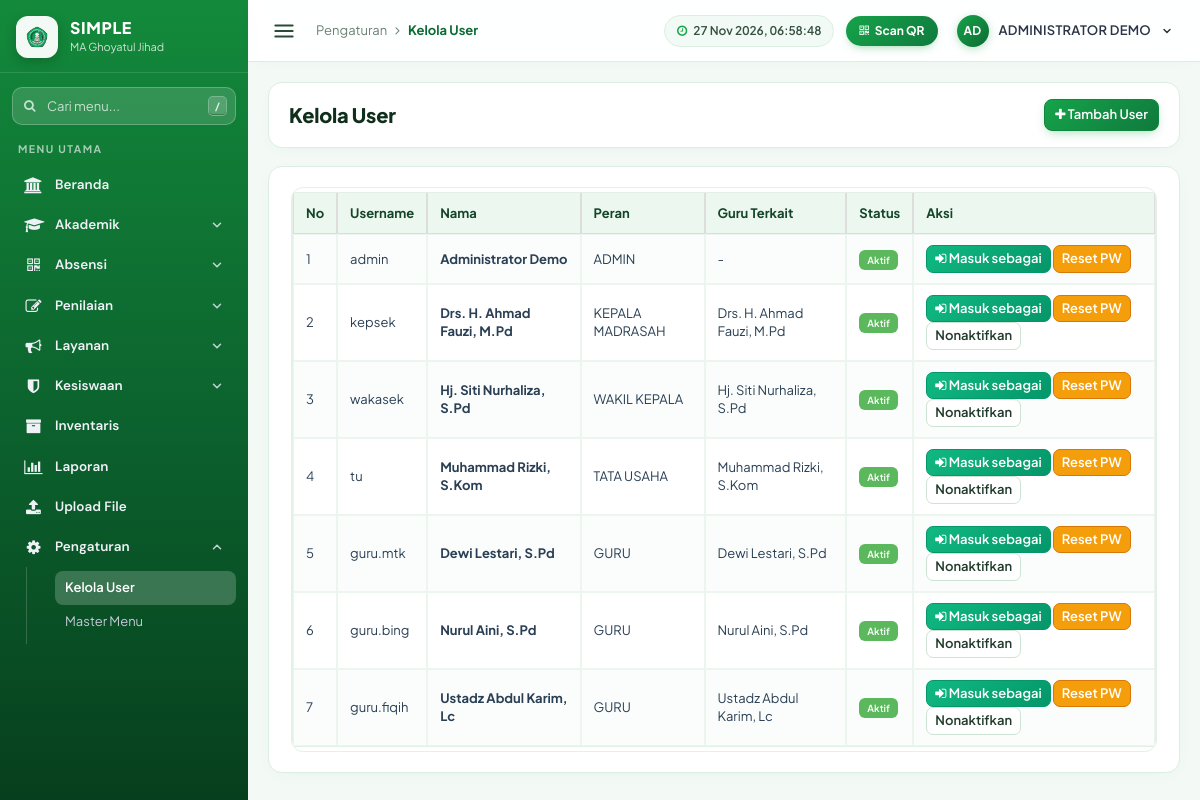
The page /index.php?page=Users (signed in) on the database its author committed.
### tables this page shows
CREATE TABLE `master_user` (
  `user_id` int NOT NULL,
  `user_name` varchar(50) NOT NULL,
  `user_password` varchar(255) NOT NULL,
  `user_fullname` varchar(120) NOT NULL,
  `user_role` varchar(30) NOT NULL DEFAULT 'GURU',
  `guru_id` int DEFAULT NULL,
  `user_status` tinyint NOT NULL DEFAULT '1'
);

CREATE TABLE `guru` (
  `id` int NOT NULL,
  `nip` varchar(30) NOT NULL,
  `nama` varchar(120) NOT NULL,
  `jenis_kelamin` char(1) NOT NULL DEFAULT 'L',
  `mapel` varchar(100) DEFAULT NULL,
  `jabatan` varchar(100) DEFAULT NULL,
  `status_kepegawaian` varchar(30) NOT NULL DEFAULT 'GTY',
  `no_hp` varchar(30) DEFAULT NULL,
  `email` varchar(100) DEFAULT NULL,
  `status` varchar(10) NOT NULL DEFAULT 'Active',
  `foto` varchar(100) DEFAULT NULL
);

### index.php (called while the page is built, shortened)
<?php
require_once __DIR__ . '/library/helpers.php';
$routes = [
    'Dashboard' => 'pages/home.php',
    'Data-Siswa' => 'pages/siswa.php',
    'Data-Guru' => 'pages/guru.php',
    'Data-Kelas' => 'pages/kelas.php',
    'Absen-Scan' => 'pages/absen_scan.php',
    'Absen-Siswa' => 'pages/absen_siswa.php',
    'Absen-Guru' => 'pages/absen_guru.php',
    'Cetak-Kartu' => 'pages/kartu.php',
    'Profile' => 'pages/profile.php',
    'User-Guide' => 'pages/help.php',
    'Help' => 'pages/help.php',
    'Users' => 'pages/users.php',
    'Upload-File' => 'pages/upload_file.php',
    'Tahun-Ajaran' => 'pages/tahun_ajaran.php',
    'Mata-Pelajaran' => 'pages/mapel.php',
    'Jadwal' => 'pages/jadwal.php',
    'Perizinan' => 'pages/perizinan.php',
    'Pengumuman' => 'pages/pengumuman.php',
    'Kenaikan-Kelas' => 'pages/kenaikan.php',
    'Input-Nilai' => 'pages/nilai.php',
    'Rapor' => 'pages/rapor.php',
    'Cetak-Rapor' => 'pages/cetak_rapor.php',
    'Laporan' => 'pages/laporan.php',
    'Pelanggaran' => 'pages/pelanggaran.php',
    'Inventaris' => 'pages/inventaris.php',
    'Master-Menu' => 'pages/master_menu.php',
];
$page = $_GET['page'] ?? 'Dashboard';
require __DIR__ . '/' . $routes[$page];

### library/helpers.php (called while the page is built, shortened)
<?php
function e($s) { return htmlspecialchars((string)$s, ENT_QUOTES, 'UTF-8'); }
function qall($db, $sql, $types = '', $p = []) {
    $st = $db->prepare($sql);
    $st->execute();
    return $st->get_result()->fetch_all(MYSQLI_ASSOC);
}

### pages/users.php (the view, shortened to what this page needs)
<?php
$db = $koneksidb;
$rows = qall($db, "SELECT u.*, g.nama AS guru FROM master_user u LEFT JOIN guru g ON g.id = u.guru_id ORDER BY FIELD(u.user_role,'ADMIN','KEPALA MADRASAH','WAKIL KEPALA','TATA USAHA','GURU'), u.user_fullname");
include "header.php";
?>
<div class="right_col" role="main">
  <div class="page-title"><div class="title_left"><h3>Kelola User</h3></div>
    <div class="title_right"><button class="btn btn-primary btn-sm" data-toggle="modal" data-target="#mdlAdd"><i class="fa fa-plus"></i> Tambah User</button></div></div>
  <div class="x_panel"><div class="x_content table-responsive">
    <table id="tbl" class="table table-bordered table-striped" width="100%">
      <thead><tr><th>No</th><th>Username</th><th>Nama</th><th>Peran</th><th>Guru Terkait</th><th>Status</th><th>Aksi</th></tr></thead>
      <tbody><?php foreach ($rows as $i => $r): ?>
        <tr><td><?= $i + 1 ?></td><td><?= e($r['user_name']) ?></td><td><b><?= e($r['user_fullname']) ?></b></td><td><?= e($r['user_role']) ?></td><td><?= e($r['guru'] ?: '-') ?></td>
          <td><span class="label label-<?= $r['user_status'] ? 'success' : 'default' ?>"><?= $r['user_status'] ? 'Aktif' : 'Nonaktif' ?></span></td>
          <td><form method="POST" style="display:inline"><input type="hidden" name="user_id" value="<?= (int)$r['user_id'] ?>">
            <button name="act" value="loginas" class="btn btn-success btn-xs"><i class="fa fa-sign-in"></i> Masuk sebagai</button>
            <button name="act" value="reset" class="btn btn-warning btn-xs" onclick="return confirm('Reset password ke demo1234?')">Reset PW</button>
            <?php if ($r['user_role'] !== 'ADMIN'): ?><button name="act" value="toggle" class="btn btn-default btn-xs"><?= $r['user_status'] ? 'Nonaktifkan' : 'Aktifkan' ?></button><?php endif; ?></form></td></tr>
      <?php endforeach; ?></tbody>
    </table>
  </div></div>
</div>
<?php include "footer.php"; ?>

### assets/css/simple.css (style rules this page uses)
:root { --bg: #060a13; --panel: #0c1220; --card: #111a2d; --card-hover: #16223a; --line: #1e2a45; --fg: #e9eef8; --muted: #92a0bd; --green: #25b84f; --green-soft: rgba(37, 184, 79, .14); --amber: #fcb900; --amber-soft: rgba(252, 185, 0, .14); --danger: #ff6b6b; --font-display: "Sora", "Segoe UI", system-ui, sans-serif; --font-body: "Plus Jakarta Sans", "Segoe UI", system-ui, sans-serif; color-scheme: dark; }
* { box-sizing: border-box; }
html, body { height: 100%; }
body { background: var(--bg); color: var(--fg); font-family: var(--font-body); font-size: 15px; line-height: 1.5; padding-left: max(0px, env(safe-area-inset-left, 0px)); padding-right: max(0px, env(safe-area-inset-right, 0px)); }
button, input { font: inherit; color: inherit; }

### assets/css/legacy.css (style rules this page uses)
.right_col { padding: 0 4px 24px; color: #2a3f54; }
.right_col .page-title { display: flex; flex-wrap: wrap; align-items: center; justify-content: space-between; gap: 8px; margin: 0 0 14px; padding: 0; }
.right_col .page-title h3 { margin: 0; font-size: 22px; font-weight: 600; color: #1c2438; }
.right_col .title_left, .right_col .title_right { width: auto; float: none; padding: 0; min-height: 0; }
.x_panel { background: #fff; border: 1px solid #dde1e9; border-radius: 8px; padding: 14px 18px; margin-bottom: 16px; position: relative; box-shadow: 0 1px 2px rgba(20,30,60,.04); }
.x_content { padding: 4px 0; }
.btn { border-radius: 6px; }
body { margin:0 }
:root { color-scheme: light; }
body { font-size: 13px; }
table.dataTable thead th, table.table thead th { color: #1c2438; background: #fff; }
table.dataTable tbody td, table.table tbody td { color: #2a3f54; }
.right_col .page-title h3 { font-size: 19px; }
.right_col .btn { font-size: 13px; }

### assets/css/theme.css (style rules this page uses)
:root { --bg: #f3faf6; --fg: #16261d; --green: #16a34a; --green-dark: #0d6b33; --amber: #16a34a; --line-soft: #dceee2; color-scheme: light; }
body { background: var(--bg); color: var(--fg); margin: 0; font-family: "Plus Jakarta Sans", "DM Sans", "Segoe UI", system-ui, sans-serif; -webkit-font-smoothing: antialiased; }
.right_col { color: var(--fg); }
.right_col .page-title { display: flex; flex-wrap: wrap; align-items: center; justify-content: space-between; gap: 12px; margin: 0 0 18px !important; padding: 16px 20px !important; background: #ffffff; border: 1px solid var(--line-soft); border-radius: 14px; box-shadow: 0 4px 16px -8px rgba(13, 107, 51, 0.1); }
.right_col .page-title h3 { margin: 0; font-size: 20px; font-weight: 800; color: #0f2e1c; letter-spacing: -0.01em; display: flex; flex-wrap: wrap; align-items: center; gap: 8px; }
.right_col .title_right { display: flex; flex-wrap: wrap; align-items: center; gap: 8px; }
.x_panel { background: #ffffff; border: 1px solid var(--line-soft) !important; border-radius: 14px !important; padding: 20px 22px !important; margin-bottom: 18px !important; box-shadow: 0 4px 18px -6px rgba(13, 107, 51, 0.07) !important; }
.btn { border-radius: 9px !important; font-weight: 600 !important; transition: all 0.16s ease; box-shadow: none; }
.btn-xs { border-radius: 7px !important; padding: 3px 8px; }
.btn-sm { border-radius: 8px !important; }
.btn-primary { background: linear-gradient(135deg, #16a34a, #0f7a3d) !important; border-color: #11843e !important; color: #fff !important; box-shadow: 0 4px 12px -4px rgba(22, 163, 74, 0.45); }
.btn-success { background: linear-gradient(135deg, #10b981, #059669) !important; border-color: #059669 !important; color: #fff !important; }
.btn-warning { background: #f59e0b !important; border-color: #d97706 !important; color: #fff !important; }
.btn-default { background: #fff !important; border: 1px solid #cde3d4 !important; color: #1f3a2a !important; }
.table-responsive { border: 1px solid #e4f0e8; border-radius: 12px; overflow-x: auto; }
table.table, table.dataTable { border-collapse: separate; border-spacing: 0; border-color: #e2f0e6 !important; margin-bottom: 0 !important; }
table.table thead th, table.dataTable thead th { background: #ebf7ef !important; color: #144528 !important; font-weight: 700 !important; border-bottom: 1px solid #cde5d5 !important; padding: 11px 12px !important; }
table.table tbody td, table.dataTable tbody td { border-color: #edf5ef !important; padding: 10px 12px !important; vertical-align: middle !important; }
table.table-striped > tbody > tr:nth-of-type(odd) { background-color: #fafdfb; }
.label { border-radius: 6px !important; padding: 4px 8px !important; font-weight: 600 !important; }

### rows shown on the page
master_user: user_name "admin", user_fullname "Administrator Demo", user_role "ADMIN", guru "-", user_status "Aktif"
master_user: user_name "kepsek", user_fullname "Drs. H. Ahmad Fauzi, M.Pd", user_role "KEPALA MADRASAH", guru.nama "Drs. H. Ahmad Fauzi, M.Pd", user_status "Aktif"
master_user: user_name "wakasek", user_fullname "Hj. Siti Nurhaliza, S.Pd", user_role "WAKIL KEPALA", guru.nama "Hj. Siti Nurhaliza, S.Pd", user_status "Aktif"
master_user: user_name "tu", user_fullname "Muhammad Rizki, S.Kom", user_role "TATA USAHA", guru.nama "Muhammad Rizki, S.Kom", user_status "Aktif"
master_user: user_name "guru.mtk", user_fullname "Dewi Lestari, S.Pd", user_role "GURU", guru.nama "Dewi Lestari, S.Pd", user_status "Aktif"
master_user: user_name "guru.bing", user_fullname "Nurul Aini, S.Pd", user_role "GURU", guru.nama "Nurul Aini, S.Pd", user_status "Aktif"
master_user: user_name "guru.fiqih", user_fullname "Ustadz Abdul Karim, Lc", user_role "GURU", guru.nama "Ustadz Abdul Karim, Lc", user_status "Aktif"

### other values the page prints
$nm "Beranda"
$nm "Akademik"
$nm "Absensi"
$nm "Penilaian"
$nm "Layanan"
$nm "Kesiswaan"
$nm "Inventaris"
$nm "Laporan"
$nm "Upload File"
$nm "Pengaturan"
$k[0] "Kelola User"
$k[0] "Master Menu"
$c "Pengaturan"
$c "Kelola User"
initials($__nama) "AD"
